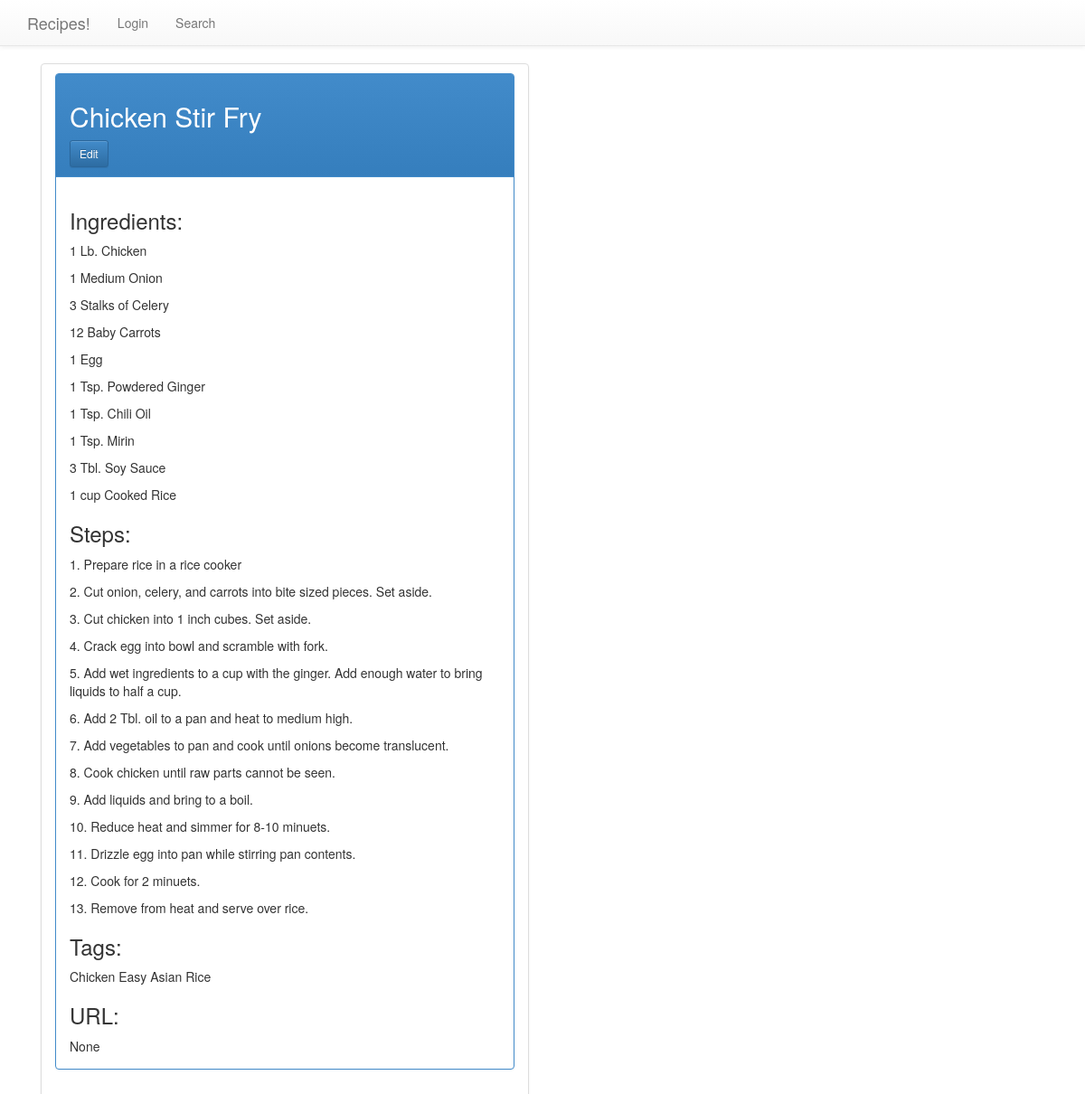
Screenshot of /view/1 with the database file from the repository.
### tables this page shows
CREATE TABLE entries (url TEXT, tags TEXT, id integer PRIMARY KEY, title text, ingredients text, steps text);

### flaskr.py (the view)
@app.route('/view/<id>')
def view_entry(id):
    print 'ID:',id
    db = get_db()
    cur = db.execute('select id, title, ingredients, steps, tags, url from entries where id = ? order by id desc', [id.strip()])
    entries = cur.fetchall()
    return render_template('view_entry.html', entries=entries)

### flaskr.py (called while the page is built)
@app.template_filter()
@evalcontextfilter
def nl2br(eval_ctx, value):
    result = u'\n\n'.join(u'<p>%s</p>' % p.replace('\n', '<br>\n') \
        for p in _paragraph_re.split(escape(value)))
    if eval_ctx.autoescape:
        result = Markup(result)
    return result

def get_db():
    if not hasattr(g, 'sqlite_db'):
        g.sqlite_db = connect_db()
    return g.sqlite_db

def connect_db():
    rv = sqlite3.connect(app.config['DATABASE'])
    rv.row_factory = sqlite3.Row
    return rv

### templates/view_entry.html
{% extends "layout.html" %}
{% block body %}
  <div class="col-lg-6">
  {% for entry in entries %}
  <ul class="list-group">
    <li class="list-group-item">
    <div class="panel panel-primary">
        <div class="panel-heading">
        <h2>{{ entry.title }}</h2><a href="/edit/{{ entry.id }}" class="btn btn-sm btn-primary">Edit</a>
        </div>
        <div class="panel-body">
            <h3>Ingredients:</h3>{{ entry.ingredients|nl2br }}
            <h3>Steps:</h3>{{ entry.steps|nl2br }}
            <h3>Tags:</h3>{{ entry.tags }}
            <h3>URL:</h3>{{ entry.url }}
        </div>
    </div>
    </li>
    </ul>
  {% else %}
    <div class="alert alert-danger">Recipe #{{ entry.id }} does not exist.</div>
  {% endfor %}
  </div>
{% endblock %}

### static/css/theme.css (style rules this page uses)
body { padding-top: 70px; padding-bottom: 30px; }

### rows the page displays
entries: title "Chicken Stir Fry", ingredients "1 Lb. Chicken 1 Medium Onion 3 Stalks of Celery 12 Baby Carrots 1 Egg 1 Tsp. Powdered Ginger 1 Tsp. Chili Oil 1 Tsp. Mirin 3 Tbl. Soy Sauce 1 cup Cooked Rice", steps "1. Prepare rice in a rice cooker 2. Cut onion, celery, and carrots into bite sized pieces. Set aside. 3. Cut chicken into 1 inch cubes. Set aside. 4. Crack egg into bowl and scramble with fork. 5. Add wet ingredients to a cup with the ginger. Add enough water to bring liquids to half a cup. 6. Add 2 Tbl. oil to a pan and heat to medium high. 7. Add vegetables to pan and cook until onions become translucent. 8. Cook chicken until raw parts cannot be seen. 9. Add liquids and bring to a boil. 10. Reduce heat and simmer for 8-10 minuets. 11. Drizzle egg into pan while stirring pan contents. 12. Cook for 2 minuets. 13. Remove from heat and serve over rice.", tags "Chicken Easy Asian Rice", url "None"
